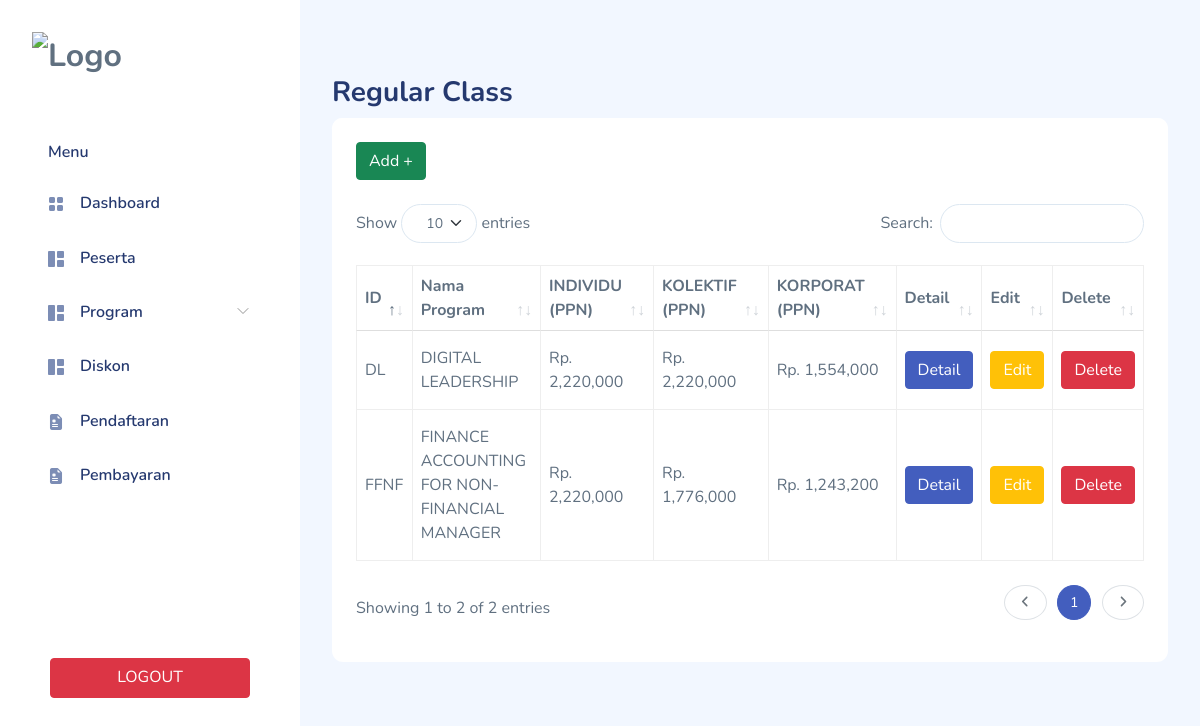
Page /admin/course/reguler.php (signed in) on the committed database.
### tables this page shows
CREATE TABLE `program` (
  `ID_PROGRAM` char(10) NOT NULL,
  `ID_KATEGORI` char(5) NOT NULL,
  `NAMA_PROGRAM` varchar(255) NOT NULL,
  `INDIVIDU` int(11) DEFAULT NULL,
  `KOLEKTIF` int(11) DEFAULT NULL,
  `KORPORAT` int(11) DEFAULT NULL,
  `DESKRIPSI` text DEFAULT NULL,
  `SESI` int(11) DEFAULT NULL,
  `KUOTA` int(11) DEFAULT NULL,
  `IMAGE` text DEFAULT NULL,
  PRIMARY KEY (`ID_PROGRAM`),
  KEY `FK_TERDIRI_ATAS` (`ID_KATEGORI`),
  CONSTRAINT `FK_TERDIRI_ATAS` FOREIGN KEY (`ID_KATEGORI`) REFERENCES `kategori_program` (`ID_KATEGORI`) ON DELETE CASCADE ON UPDATE CASCADE
);

### admin/course/reguler.php (the view, shortened to what this page needs)
<?php
include_once('../../config/database.php');
?>
<!DOCTYPE html>
<html lang="en">
<head>
    <link rel="stylesheet" href="../../assets/css/bootstrap.css">
<link rel="stylesheet" href="../../assets/vendors/jquery-datatables/jquery.dataTables.bootstrap5.min.css">
<link rel="stylesheet" href="../../assets/vendors/fontawesome/all.min.css">
    <link rel="stylesheet" href="../../assets/vendors/perfect-scrollbar/perfect-scrollbar.css">
    <link rel="stylesheet" href="../../assets/vendors/bootstrap-icons/bootstrap-icons.css">
    <link rel="stylesheet" href="../../assets/css/app.css">
</head>
<body>
<?php include_once('../sidebar/sidebar.php'); ?>
    </div>
    <button class="sidebar-toggler btn x"><i data-feather="x"></i></button>
</div>
        </div>
        <div id="main">
<div class="page-heading">
    <div class="page-title">
        <div class="row">
            <div class="col-12 col-md-6 order-md-1 order-last">
                <h3>Regular Class</h3>
            </div>
            <div class="col-12 col-md-6 order-md-2 order-first">
            </div>
        </div>
    </div>
    <section class="section">
        <div class="card" >
            <div class="card-header">
            <a href="insert_reguler.php" class="btn btn-success">Add +</a>
            </div>
            <div class="card-body">
            <div class="table-responsive">
                <table class="table table-bordered" id="table1" width="100%" cellspacing="0">
                    <thead>
                        <tr>
                            <th>ID</th>
                            <th>Nama Program</th>
                            <th>INDIVIDU (PPN)</th>
                            <th>KOLEKTIF (PPN)</th>
                            <th>KORPORAT (PPN)</th>
                            <th>Detail</th>
                            <th>Edit</th>
                            <th>Delete</th>
                        </tr>
                    </thead>
                    <tbody>
                        <?php
                        $query_program = "SELECT * FROM program WHERE ID_KATEGORI = 'rc'";
                        $tabel_program= mysqli_query($mysqli, $query_program);
                        foreach ($tabel_program as $data_program) :
                        ?>
                        <tr>
                            <td><?php echo $data_program['ID_PROGRAM']; ?></td>
                            <td><?php echo $data_program['NAMA_PROGRAM']; ?></td>
                            <td><?php echo 'Rp. '.number_format($data_program['INDIVIDU']); ?></td>
                            <td><?php echo 'Rp. '.number_format($data_program['KOLEKTIF']); ?></td>
                            <td><?php echo 'Rp. '.number_format($data_program['KORPORAT']); ?></td>
                            <td>
                            <a href="detail_regular.php?id=<?php echo $data_program['ID_PROGRAM']; ?>" class="btn btn-primary">Detail</a>
                            </td>
                            <td>
                            <a href="edit_regular.php?id=<?php echo $data_program['ID_PROGRAM']; ?>" class="btn btn-warning">Edit</a>
                            </td>
                            <td>
                            <a href="delete_program.php?id=<?php echo $data_program['ID_PROGRAM']; ?>" class="btn btn-danger">Delete</a>
                            </td>
                        </tr>
                        <?php
                       endforeach
                       ?>
                    </tbody>
                    </div>
            </div>
        </div>
    </section>
</div>
        </div>
</body>
</html>

### assets/css/app.css (style rules this page uses)
.btn.btn-danger,.btn.btn-info,.btn.btn-primary,.btn.btn-secondary,.btn.btn-success,.btn.btn-warning { color:#fff }
.card { border:none;margin-bottom:2.2rem }
.card .card-header { border:none }
.card .card-header~.card-body { padding-top:0 }
.card .card-body { padding:1.5rem }
.dataTable-table td,.dataTable-table thead th,.table td,.table thead th { vertical-align:middle }
.dataTable-table:not(.table-borderless) thead th,.table:not(.table-borderless) thead th { border-bottom:1px solid #dedede!important }
#main { margin-left:300px;padding:2rem }
.page-heading { margin:0 0 2rem }
.page-heading h3 { font-weight:700 }
a { text-decoration:none }

### admin/course/reguler.php (style rules this page uses)
table.dataTable td { padding: 15px 8px; }

### rows in the picture
program: ID_PROGRAM "DL", NAMA_PROGRAM "DIGITAL LEADERSHIP", INDIVIDU "2,220,000", KOLEKTIF "2,220,000", KORPORAT "1,554,000"
program: ID_PROGRAM "FFNF", NAMA_PROGRAM "FINANCE ACCOUNTING FOR NON-FINANCIAL MANAGER", INDIVIDU "2,220,000", KOLEKTIF "1,776,000", KORPORAT "1,243,200"
